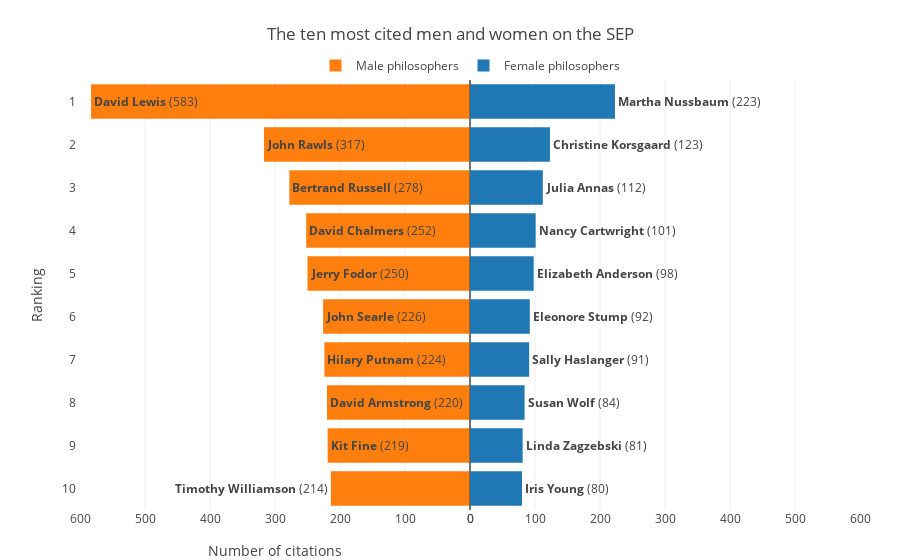

The notebook cell this image was saved under:
### Code cell
from plotly.subplots import make_subplots
fig = make_subplots(rows=1, cols=2, specs=[[{}, {}]], shared_yaxes=True, horizontal_spacing=0)

# bar plot for tv shows
fig.append_trace(Bar(x=ten_male["Count"], 
                     y=ten_male["Rank"],
                     orientation='h', 
                     showlegend=True, 
                     text=ten_male["Description"], 
                     name='Male philosophers',
                     marker_color=color_male,
                     hovertemplate=ten_male["Count"]
                     ), 1, 1)

# bar plot for movies
fig.append_trace(Bar(x=ten_female["Count"], y=ten_female["Rank"], 
                        orientation='h', showlegend=True,
                        text=ten_female["Description"],
                        name='Female philosophers',
                        marker_color=color_female,
                        hovertemplate=ten_male["Count"]), 1, 2)

fig.update_xaxes(showgrid=True, dtick = 100, range=[600,0], row=1, col=1)
fig.update_xaxes(showgrid=True, dtick = 100, range=[0,600], row=1, col=2)

fig.update_yaxes(showgrid=False, categoryorder='total descending', 
                 ticksuffix=' ', dtick=1, showline=False)



fig['layout']['yaxis']['autorange'] = "reversed"

fig.update_layout(title='The ten most cited men and women on the SEP',
                  margin=dict(t=80, b=50, l=80, r=40),
                  xaxis_title="Number of citations",
                  yaxis_title="Ranking",
                  legend=dict(orientation="h", yanchor="bottom",
                              y=1, xanchor="center", x=0.5),
                  hoverlabel=dict(bgcolor="white", font_size=13, 
                                  font_family="Lato, sans-serif"),
                  template=template)

### Figure 1 — Plotly figure (JSON) as saved in the notebook; plotly's stock layout.template omitted (floating-point values rounded to 4 significant figures)
{"data": [{"hovertemplate": [583, 317, 278, 252, 250, 226, 224, 220, 219, 214], "marker": {"color": "#FF7F0E"}, "name": "Male philosophers", "orientation": "h", "showlegend": true, "text": ["<b>David Lewis</b> (583)", "<b>John Rawls</b> (317)", "<b>Bertrand Russell</b> (278)", "<b>David Chalmers</b> (252)", "<b>Jerry Fodor</b> (250)", "<b>John Searle</b> (226)", "<b>Hilary Putnam</b> (224)", "<b>David Armstrong</b> (220)", "<b>Kit Fine</b> (219)", "<b>Timothy Williamson</b> (214)"], "type": "bar", "x": [583, 317, 278, 252, 250, 226, 224, 220, 219, 214], "xaxis": "x", "y": [1, 2, 3, 4, 5, 6, 7, 8, 9, 10], "yaxis": "y"}, {"hovertemplate": [583, 317, 278, 252, 250, 226, 224, 220, 219, 214], "marker": {"color": "#1F77B4"}, "name": "Female philosophers", "orientation": "h", "showlegend": true, "text": ["<b>Martha Nussbaum</b> (223)", "<b>Christine Korsgaard</b> (123)", "<b>Julia Annas</b> (112)", "<b>Nancy Cartwright</b> (101)", "<b>Elizabeth Anderson</b> (98)", "<b>Eleonore Stump</b> (92)", "<b>Sally Haslanger</b> (91)", "<b>Susan Wolf</b> (84)", "<b>Linda Zagzebski</b> (81)", "<b>Iris Young</b> (80)"], "type": "bar", "x": [223, 123, 112, 101, 98, 92, 91, 84, 81, 80], "xaxis": "x2", "y": [1, 2, 3, 4, 5, 6, 7, 8, 9, 10], "yaxis": "y2"}], "layout": {"hoverlabel": {"bgcolor": "white", "font": {"family": "Lato, sans-serif", "size": 13}}, "legend": {"orientation": "h", "x": 0.5, "xanchor": "center", "y": 1, "yanchor": "bottom"}, "margin": {"b": 50, "l": 80, "r": 40, "t": 80}, "title": {"text": "The ten most cited men and women on the SEP"}, "xaxis": {"anchor": "y", "domain": [0, 0.5], "dtick": 100, "range": [600, 0], "showgrid": true, "title": {"text": "Number of citations"}}, "xaxis2": {"anchor": "y2", "domain": [0.5, 1], "dtick": 100, "range": [0, 600], "showgrid": true}, "yaxis": {"anchor": "x", "autorange": "reversed", "categoryorder": "total descending", "domain": [0, 1], "dtick": 1, "showgrid": false, "showline": false, "ticksuffix": " ", "title": {"text": "Ranking"}}, "yaxis2": {"anchor": "x2", "categoryorder": "total descending", "domain": [0, 1], "dtick": 1, "matches": "y", "showgrid": false, "showline": false, "showticklabels": false, "ticksuffix": " "}}}
